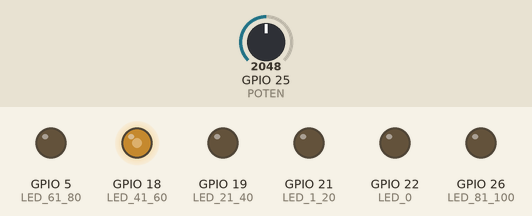
Recording of a sketch running on a simulated ESP32. Parts: output pins drawn as LEDs (lit = HIGH). The test bench sets the inputs (shaded band); at power-on: GPIO 25 (POTEN) = 2048. What the sketch prints to the serial monitor is not drawn.

Above: at 1.2 s.
1.3 s: GPIO 25 (POTEN) set to 1598
At 2.5 s:
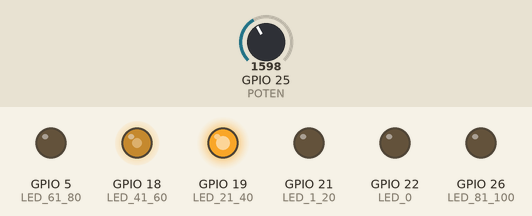
2.8 s: GPIO 25 (POTEN) set to 1678
At 3.6 s:
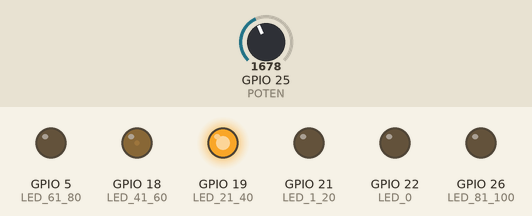
4.3 s: GPIO 25 (POTEN) set to 1228
At 4.8 s:
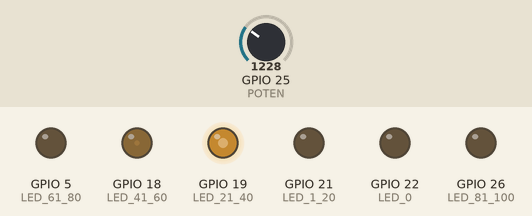
5.8 s: GPIO 25 (POTEN) set to 796
At 7.0 s:
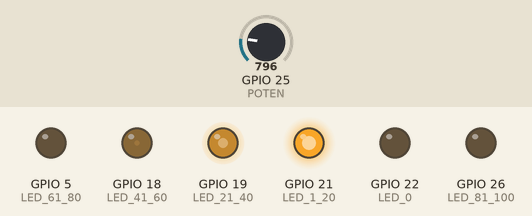
7.3 s: GPIO 25 (POTEN) set to 876
At 8.2 s:
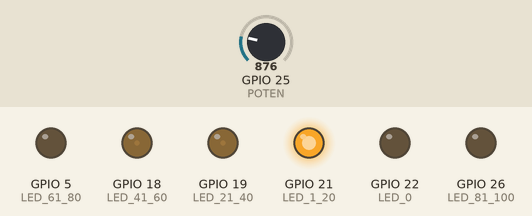
8.8 s: GPIO 25 (POTEN) set to 491
At 9.4 s:
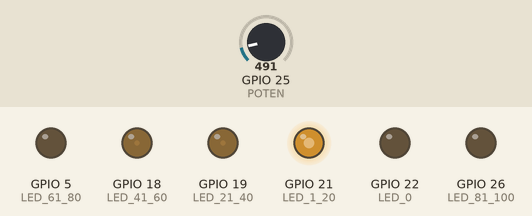
Timing chart, 0 to 11.3 s (numbered marks = the images above; inputs shaded):
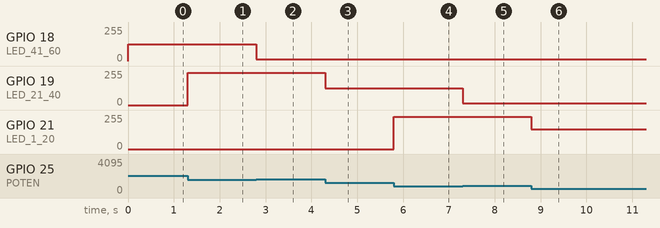

Measured:
- after the input at 1.3 s, GPIO 19 (LED_21_40): 0/255 → 241/255 at once
- after the input at 2.8 s, GPIO 18 (LED_41_60): 127/255 → 12/255 at once
- after the input at 4.3 s, GPIO 19 (LED_21_40): 241/255 → 124/255 at once
- after the input at 5.8 s, GPIO 21 (LED_1_20): 0/255 → 241/255 at once
- after the input at 7.3 s, GPIO 19 (LED_21_40): 124/255 → 12/255 at once
- after the input at 8.8 s, GPIO 21 (LED_1_20): 241/255 → 148/255 at once

The sketch:

Medidor_de_n_vel_de_caixa_d__gua.ino
```cpp
#define CANAL_0 0
#define CANAL_1 1
#define CANAL_2 2
#define CANAL_3 3
#define CANAL_4 4

#define FREQ 5000
#define RESOL 8

#define POTEN 25

#define LED_0 22
#define LED_1_20 21
#define LED_21_40 19
#define LED_41_60 18
#define LED_61_80 5
#define LED_81_100 26

int aux = 0;

void setup() {
  Serial.begin(115200);

  pinMode(POTEN, INPUT);
  pinMode(LED_0, OUTPUT);
  pinMode(LED_1_20, OUTPUT);
  pinMode(LED_21_40, OUTPUT);
  pinMode(LED_41_60, OUTPUT);
  pinMode(LED_61_80, OUTPUT);
  pinMode(LED_81_100, OUTPUT);

  ledcSetup(CANAL_0, FREQ, RESOL);
  ledcAttachPin(LED_1_20, CANAL_0);

  ledcSetup(CANAL_1, FREQ, RESOL);
  ledcAttachPin(LED_21_40, CANAL_1);

  ledcSetup(CANAL_2, FREQ, RESOL);
  ledcAttachPin(LED_41_60, CANAL_2);

  ledcSetup(CANAL_3, FREQ, RESOL);
  ledcAttachPin(LED_61_80, CANAL_3);

  ledcSetup(CANAL_4, FREQ, RESOL);
  ledcAttachPin(LED_81_100, CANAL_4);
}

void loop() {

    //aux = valorPoten;

    int valorPoten = analogRead(POTEN);
    Serial.println(valorPoten);

    int potenLed_0 = valorPoten;
    int potenLed_1 = valorPoten;
    int potenLed_2 = valorPoten;
    int potenLed_3 = valorPoten;
    int potenLed_4 = valorPoten;


    if (valorPoten == 0){
      analogWrite(LED_0, HIGH);
    } else {
      analogWrite(LED_0, LOW);
    }

    if (valorPoten > 0 && valorPoten <= 836){
      potenLed_0 = map(potenLed_0, 0, 836, 0, 255);
      ledcWrite(CANAL_0, potenLed_0);
    }

    if (valorPoten > 836 && valorPoten <= 1638) {
      potenLed_1 = map(potenLed_1, 837, 1638, 0, 255);
      ledcWrite(CANAL_1, potenLed_1);
    }

    if (valorPoten > 1638 && valorPoten <= 2457) {
      potenLed_2 = map(potenLed_2, 1639, 2457, 0, 255);
      ledcWrite(CANAL_2, potenLed_2);
    }

    if (valorPoten > 2457 && valorPoten <= 3276) {
      potenLed_3 = map(potenLed_3, 2458, 3276, 0, 255);
      ledcWrite(CANAL_3, potenLed_3);
    }

    if (valorPoten > 3276) {
      potenLed_4 = map(potenLed_4, 3277, 4095, 0, 255);
      ledcWrite(CANAL_4, potenLed_4);
    }

    /*if (aux < valorPoten){
      if (valorPoten > 0){
        digitalWrite(LED_0, LOW);
      }

     if (valorPoten < 819){
      digitalWrite(LED_1_20, LOW);
    }

    if (valorPoten < 1638) {
      digitalWrite(LED_21_40, LOW);
    }

    if (valorPoten < 2457) {
      digitalWrite(LED_41_60, LOW);
    }

    if (valorPoten < 3276) {
      digitalWrite(LED_61_80, LOW);
    }

    if (valorPoten < 4050) {
      digitalWrite(LED_81_100, LOW);
    }
  }
  delay(100);  */
}
```
